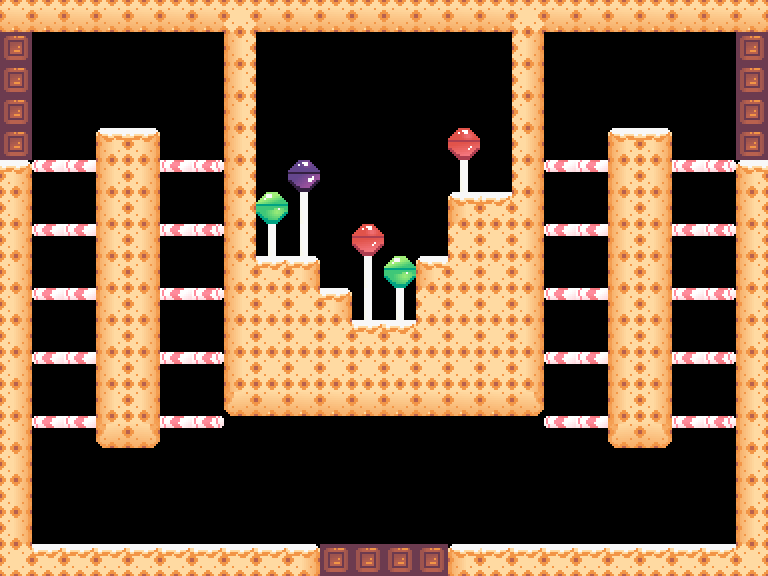

Below is a game level as drawn by its tile map, then a one-line description and the .tmx file that defines it, in full:
An orthogonal 24x18 tile map with 32x32 px tiles, 6 tile layers (decor, blocks, platforms, rightDoor, ...) and 20 objects (8x saw, 8x red, playerSpawn, playerSpawnLeft, playerSpawnRight, ...).

<map version="1.5" tiledversion="1.6.0" orientation="orthogonal" renderorder="right-down" width="24" height="18" tilewidth="32" tileheight="32" infinite="0" nextlayerid="9" nextobjectid="23">
 <editorsettings>
  <export target="candyRightDownLeftHard.json" format="json" />
 </editorsettings>
 <tileset firstgid="1" name="candyTileset" tilewidth="32" tileheight="32" tilecount="196" columns="14">
  <image source="candyTileset.png" width="448" height="448" />
  <tile id="0">
   <properties>
    <property name="collides" type="bool" value="true" />
   </properties>
  </tile>
  <tile id="1">
   <properties>
    <property name="collides" type="bool" value="true" />
   </properties>
  </tile>
  <tile id="2">
   <properties>
    <property name="collides" type="bool" value="true" />
   </properties>
  </tile>
  <tile id="3">
   <properties>
    <property name="collides" type="bool" value="true" />
   </properties>
  </tile>
  <tile id="4">
   <properties>
    <property name="collides" type="bool" value="false" />
   </properties>
  </tile>
  <tile id="5">
   <properties>
    <property name="collides" type="bool" value="false" />
   </properties>
  </tile>
  <tile id="6">
   <properties>
    <property name="collides" type="bool" value="false" />
   </properties>
  </tile>
  <tile id="7">
   <properties>
    <property name="collides" type="bool" value="false" />
   </properties>
  </tile>
  <tile id="14">
   <properties>
    <property name="collides" type="bool" value="true" />
   </properties>
  </tile>
  <tile id="15">
   <properties>
    <property name="collides" type="bool" value="true" />
   </properties>
  </tile>
  <tile id="16">
   <properties>
    <property name="collides" type="bool" value="true" />
   </properties>
  </tile>
  <tile id="17">
   <properties>
    <property name="collides" type="bool" value="true" />
   </properties>
  </tile>
  <tile id="18">
   <properties>
    <property name="collides" type="bool" value="false" />
   </properties>
  </tile>
  <tile id="19">
   <properties>
    <property name="collides" type="bool" value="false" />
   </properties>
  </tile>
  <tile id="20">
   <properties>
    <property name="collides" type="bool" value="false" />
   </properties>
  </tile>
  <tile id="21">
   <properties>
    <property name="collides" type="bool" value="false" />
   </properties>
  </tile>
  <tile id="28">
   <properties>
    <property name="collides" type="bool" value="true" />
   </properties>
  </tile>
  <tile id="29">
   <properties>
    <property name="collides" type="bool" value="true" />
   </properties>
  </tile>
  <tile id="30">
   <properties>
    <property name="collides" type="bool" value="true" />
   </properties>
  </tile>
  <tile id="31">
   <properties>
    <property name="collides" type="bool" value="true" />
   </properties>
  </tile>
  <tile id="32">
   <properties>
    <property name="collides" type="bool" value="false" />
   </properties>
  </tile>
  <tile id="42">
   <properties>
    <property name="collides" type="bool" value="true" />
   </properties>
  </tile>
  <tile id="43">
   <properties>
    <property name="collides" type="bool" value="true" />
   </properties>
  </tile>
  <tile id="44">
   <properties>
    <property name="collides" type="bool" value="true" />
   </properties>
  </tile>
  <tile id="45">
   <properties>
    <property name="collides" type="bool" value="true" />
   </properties>
  </tile>
  <tile id="46">
   <properties>
    <property name="collides" type="bool" value="false" />
   </properties>
  </tile>
  <tile id="48">
   <properties>
    <property name="collides" type="bool" value="false" />
   </properties>
  </tile>
  <tile id="49">
   <properties>
    <property name="collides" type="bool" value="false" />
   </properties>
  </tile>
  <tile id="56">
   <properties>
    <property name="collides" type="bool" value="true" />
   </properties>
  </tile>
  <tile id="57">
   <properties>
    <property name="collides" type="bool" value="true" />
   </properties>
  </tile>
  <tile id="58">
   <properties>
    <property name="collides" type="bool" value="true" />
   </properties>
  </tile>
  <tile id="59">
   <properties>
    <property name="collides" type="bool" value="false" />
   </properties>
  </tile>
  <tile id="60">
   <properties>
    <property name="collides" type="bool" value="false" />
   </properties>
  </tile>
  <tile id="61">
   <properties>
    <property name="collides" type="bool" value="false" />
   </properties>
  </tile>
  <tile id="62">
   <properties>
    <property name="collides" type="bool" value="false" />
   </properties>
  </tile>
  <tile id="63">
   <properties>
    <property name="collides" type="bool" value="false" />
   </properties>
  </tile>
  <tile id="70">
   <properties>
    <property name="collides" type="bool" value="false" />
   </properties>
  </tile>
  <tile id="71">
   <properties>
    <property name="collides" type="bool" value="false" />
   </properties>
  </tile>
  <tile id="72">
   <properties>
    <property name="collides" type="bool" value="false" />
   </properties>
  </tile>
  <tile id="73">
   <properties>
    <property name="collides" type="bool" value="false" />
   </properties>
  </tile>
  <tile id="74">
   <properties>
    <property name="collides" type="bool" value="true" />
   </properties>
  </tile>
  <tile id="75">
   <properties>
    <property name="collides" type="bool" value="true" />
   </properties>
  </tile>
  <tile id="76">
   <properties>
    <property name="collides" type="bool" value="false" />
   </properties>
  </tile>
  <tile id="77">
   <properties>
    <property name="collides" type="bool" value="false" />
   </properties>
  </tile>
  <tile id="84">
   <properties>
    <property name="collides" type="bool" value="false" />
   </properties>
  </tile>
  <tile id="85">
   <properties>
    <property name="collides" type="bool" value="false" />
   </properties>
  </tile>
  <tile id="86">
   <properties>
    <property name="collides" type="bool" value="false" />
   </properties>
  </tile>
  <tile id="87">
   <properties>
    <property name="collides" type="bool" value="false" />
   </properties>
  </tile>
  <tile id="88">
   <properties>
    <property name="collides" type="bool" value="true" />
   </properties>
  </tile>
  <tile id="89">
   <properties>
    <property name="collides" type="bool" value="true" />
   </properties>
  </tile>
  <tile id="90">
   <properties>
    <property name="collides" type="bool" value="false" />
   </properties>
  </tile>
  <tile id="91">
   <properties>
    <property name="collides" type="bool" value="false" />
   </properties>
  </tile>
 </tileset>
 <layer id="3" name="decor" width="24" height="18">
  <properties>
   <property name="collides" type="bool" value="false" />
  </properties>
  <data encoding="csv">
0,0,0,0,0,0,0,0,0,0,0,0,0,0,0,0,0,0,0,0,0,0,0,0,
0,0,0,0,0,0,0,0,0,0,0,0,0,0,0,0,0,0,0,0,0,0,0,0,
0,0,0,0,0,0,0,0,0,0,0,0,0,0,0,0,0,0,0,0,0,0,0,0,
0,0,0,0,0,0,0,0,0,0,0,0,0,0,0,0,0,0,0,0,0,0,0,0,
0,0,0,0,0,0,0,0,0,0,0,0,0,0,36,0,0,0,0,0,0,0,0,0,
0,0,0,0,0,0,0,0,0,35,0,0,0,0,48,0,0,0,0,0,0,0,0,0,
0,0,0,0,0,0,0,0,34,48,0,0,0,0,0,0,0,0,0,0,0,0,0,0,
0,0,0,0,0,0,0,0,48,48,0,36,0,0,0,0,0,0,0,0,0,0,0,0,
0,0,0,0,0,0,0,0,0,0,0,48,34,0,0,0,0,0,0,0,0,0,0,0,
0,0,0,0,0,0,0,0,0,0,0,48,48,0,0,0,0,0,0,0,0,0,0,0,
0,0,0,0,0,0,0,0,0,0,0,0,0,0,0,0,0,0,0,0,0,0,0,0,
0,0,0,0,0,0,0,0,0,0,0,0,0,0,0,0,0,0,0,0,0,0,0,0,
0,0,0,0,0,0,0,0,0,0,0,0,0,0,0,0,0,0,0,0,0,0,0,0,
0,0,0,0,0,0,0,0,0,0,0,0,0,0,0,0,0,0,0,0,0,0,0,0,
0,0,0,0,0,0,0,0,0,0,0,0,0,0,0,0,0,0,0,0,0,0,0,0,
0,0,0,0,0,0,0,0,0,0,0,0,0,0,0,0,0,0,0,0,0,0,0,0,
0,0,0,0,0,0,0,0,0,0,0,0,0,0,0,0,0,0,0,0,0,0,0,0,
0,0,0,0,0,0,0,0,0,0,0,0,0,0,0,0,0,0,0,0,0,0,0,0
</data>
 </layer>
 <layer id="1" name="blocks" width="24" height="18">
  <properties>
   <property name="collides" type="bool" value="true" />
  </properties>
  <data encoding="csv">
30,30,30,30,30,30,30,16,30,30,30,30,30,30,30,30,16,30,30,30,30,30,30,30,
0,0,0,0,0,0,0,15,0,0,0,0,0,0,0,0,17,0,0,0,0,0,0,0,
0,0,0,0,0,0,0,15,0,0,0,0,0,0,0,0,17,0,0,0,0,0,0,0,
0,0,0,0,0,0,0,15,0,0,0,0,0,0,0,0,17,0,0,0,0,0,0,0,
0,0,0,1,3,0,0,15,0,0,0,0,0,0,0,0,17,0,0,1,3,0,0,0,
3,0,0,15,17,0,0,15,0,0,0,0,0,0,0,0,17,0,0,15,17,0,0,1,
17,0,0,15,17,0,0,15,0,0,0,0,0,0,1,2,17,0,0,15,17,0,0,15,
17,0,0,15,17,0,0,15,0,0,0,0,0,0,16,16,17,0,0,15,17,0,0,15,
17,0,0,15,17,0,0,15,2,3,0,0,0,1,16,16,17,0,0,15,17,0,0,15,
17,0,0,15,17,0,0,15,16,16,3,0,0,16,16,16,17,0,0,15,17,0,0,15,
17,0,0,15,17,0,0,15,16,16,16,2,2,16,16,16,17,0,0,15,17,0,0,15,
17,0,0,15,17,0,0,15,16,16,16,16,16,16,16,16,17,0,0,15,17,0,0,15,
17,0,0,15,17,0,0,29,30,30,30,30,30,30,30,30,31,0,0,15,17,0,0,15,
17,0,0,29,31,0,0,0,0,0,0,0,0,0,0,0,0,0,0,29,31,0,0,15,
17,0,0,0,0,0,0,0,0,0,0,0,0,0,0,0,0,0,0,0,0,0,0,15,
17,0,0,0,0,0,0,0,0,0,0,0,0,0,0,0,0,0,0,0,0,0,0,15,
17,0,0,0,0,0,0,0,0,0,0,0,0,0,0,0,0,0,0,0,0,0,0,15,
16,2,2,2,2,2,2,2,2,3,0,0,0,0,1,2,2,2,2,2,2,2,2,16
</data>
 </layer>
 <layer id="2" name="platforms" width="24" height="18">
  <properties>
   <property name="collides" type="bool" value="true" />
  </properties>
  <data encoding="csv">
0,0,0,0,0,0,0,0,0,0,0,0,0,0,0,0,0,0,0,0,0,0,0,0,
0,0,0,0,0,0,0,0,0,0,0,0,0,0,0,0,0,0,0,0,0,0,0,0,
0,0,0,0,0,0,0,0,0,0,0,0,0,0,0,0,0,0,0,0,0,0,0,0,
0,0,0,0,0,0,0,0,0,0,0,0,0,0,0,0,0,0,0,0,0,0,0,0,
0,0,0,0,0,0,0,0,0,0,0,0,0,0,0,0,0,0,0,0,0,0,0,0,
0,57,58,0,0,58,59,0,0,0,0,0,0,0,0,0,0,57,58,0,0,58,59,0,
0,0,0,0,0,0,0,0,0,0,0,0,0,0,0,0,0,0,0,0,0,0,0,0,
0,57,58,0,0,58,59,0,0,0,0,0,0,0,0,0,0,57,58,0,0,58,59,0,
0,0,0,0,0,0,0,0,0,0,0,0,0,0,0,0,0,0,0,0,0,0,0,0,
0,57,58,0,0,58,59,0,0,0,0,0,0,0,0,0,0,57,58,0,0,58,59,0,
0,0,0,0,0,0,0,0,0,0,0,0,0,0,0,0,0,0,0,0,0,0,0,0,
0,57,58,0,0,58,59,0,0,0,0,0,0,0,0,0,0,57,58,0,0,58,59,0,
0,0,0,0,0,0,0,0,0,0,0,0,0,0,0,0,0,0,0,0,0,0,0,0,
0,57,58,0,0,58,59,0,0,0,0,0,0,0,0,0,0,57,58,0,0,58,59,0,
0,0,0,0,0,0,0,0,0,0,0,0,0,0,0,0,0,0,0,0,0,0,0,0,
0,0,0,0,0,0,0,0,0,0,0,0,0,0,0,0,0,0,0,0,0,0,0,0,
0,0,0,0,0,0,0,0,0,0,0,0,0,0,0,0,0,0,0,0,0,0,0,0,
0,0,0,0,0,0,0,0,0,0,57,58,58,59,0,0,0,0,0,0,0,0,0,0
</data>
 </layer>
 <layer id="5" name="rightDoor" width="24" height="18">
  <properties>
   <property name="collides" type="bool" value="true" />
  </properties>
  <data encoding="csv">
0,0,0,0,0,0,0,0,0,0,0,0,0,0,0,0,0,0,0,0,0,0,0,0,
0,0,0,0,0,0,0,0,0,0,0,0,0,0,0,0,0,0,0,0,0,0,0,75,
0,0,0,0,0,0,0,0,0,0,0,0,0,0,0,0,0,0,0,0,0,0,0,75,
0,0,0,0,0,0,0,0,0,0,0,0,0,0,0,0,0,0,0,0,0,0,0,75,
0,0,0,0,0,0,0,0,0,0,0,0,0,0,0,0,0,0,0,0,0,0,0,75,
0,0,0,0,0,0,0,0,0,0,0,0,0,0,0,0,0,0,0,0,0,0,0,0,
0,0,0,0,0,0,0,0,0,0,0,0,0,0,0,0,0,0,0,0,0,0,0,0,
0,0,0,0,0,0,0,0,0,0,0,0,0,0,0,0,0,0,0,0,0,0,0,0,
0,0,0,0,0,0,0,0,0,0,0,0,0,0,0,0,0,0,0,0,0,0,0,0,
0,0,0,0,0,0,0,0,0,0,0,0,0,0,0,0,0,0,0,0,0,0,0,0,
0,0,0,0,0,0,0,0,0,0,0,0,0,0,0,0,0,0,0,0,0,0,0,0,
0,0,0,0,0,0,0,0,0,0,0,0,0,0,0,0,0,0,0,0,0,0,0,0,
0,0,0,0,0,0,0,0,0,0,0,0,0,0,0,0,0,0,0,0,0,0,0,0,
0,0,0,0,0,0,0,0,0,0,0,0,0,0,0,0,0,0,0,0,0,0,0,0,
0,0,0,0,0,0,0,0,0,0,0,0,0,0,0,0,0,0,0,0,0,0,0,0,
0,0,0,0,0,0,0,0,0,0,0,0,0,0,0,0,0,0,0,0,0,0,0,0,
0,0,0,0,0,0,0,0,0,0,0,0,0,0,0,0,0,0,0,0,0,0,0,0,
0,0,0,0,0,0,0,0,0,0,0,0,0,0,0,0,0,0,0,0,0,0,0,0
</data>
 </layer>
 <layer id="6" name="downDoor" width="24" height="18">
  <properties>
   <property name="collides" type="bool" value="true" />
  </properties>
  <data encoding="csv">
0,0,0,0,0,0,0,0,0,0,0,0,0,0,0,0,0,0,0,0,0,0,0,0,
0,0,0,0,0,0,0,0,0,0,0,0,0,0,0,0,0,0,0,0,0,0,0,0,
0,0,0,0,0,0,0,0,0,0,0,0,0,0,0,0,0,0,0,0,0,0,0,0,
0,0,0,0,0,0,0,0,0,0,0,0,0,0,0,0,0,0,0,0,0,0,0,0,
0,0,0,0,0,0,0,0,0,0,0,0,0,0,0,0,0,0,0,0,0,0,0,0,
0,0,0,0,0,0,0,0,0,0,0,0,0,0,0,0,0,0,0,0,0,0,0,0,
0,0,0,0,0,0,0,0,0,0,0,0,0,0,0,0,0,0,0,0,0,0,0,0,
0,0,0,0,0,0,0,0,0,0,0,0,0,0,0,0,0,0,0,0,0,0,0,0,
0,0,0,0,0,0,0,0,0,0,0,0,0,0,0,0,0,0,0,0,0,0,0,0,
0,0,0,0,0,0,0,0,0,0,0,0,0,0,0,0,0,0,0,0,0,0,0,0,
0,0,0,0,0,0,0,0,0,0,0,0,0,0,0,0,0,0,0,0,0,0,0,0,
0,0,0,0,0,0,0,0,0,0,0,0,0,0,0,0,0,0,0,0,0,0,0,0,
0,0,0,0,0,0,0,0,0,0,0,0,0,0,0,0,0,0,0,0,0,0,0,0,
0,0,0,0,0,0,0,0,0,0,0,0,0,0,0,0,0,0,0,0,0,0,0,0,
0,0,0,0,0,0,0,0,0,0,0,0,0,0,0,0,0,0,0,0,0,0,0,0,
0,0,0,0,0,0,0,0,0,0,0,0,0,0,0,0,0,0,0,0,0,0,0,0,
0,0,0,0,0,0,0,0,0,0,0,0,0,0,0,0,0,0,0,0,0,0,0,0,
0,0,0,0,0,0,0,0,0,0,75,75,75,75,0,0,0,0,0,0,0,0,0,0
</data>
 </layer>
 <layer id="7" name="leftDoor" width="24" height="18">
  <properties>
   <property name="collides" type="bool" value="true" />
  </properties>
  <data encoding="csv">
0,0,0,0,0,0,0,0,0,0,0,0,0,0,0,0,0,0,0,0,0,0,0,0,
75,0,0,0,0,0,0,0,0,0,0,0,0,0,0,0,0,0,0,0,0,0,0,0,
75,0,0,0,0,0,0,0,0,0,0,0,0,0,0,0,0,0,0,0,0,0,0,0,
75,0,0,0,0,0,0,0,0,0,0,0,0,0,0,0,0,0,0,0,0,0,0,0,
75,0,0,0,0,0,0,0,0,0,0,0,0,0,0,0,0,0,0,0,0,0,0,0,
0,0,0,0,0,0,0,0,0,0,0,0,0,0,0,0,0,0,0,0,0,0,0,0,
0,0,0,0,0,0,0,0,0,0,0,0,0,0,0,0,0,0,0,0,0,0,0,0,
0,0,0,0,0,0,0,0,0,0,0,0,0,0,0,0,0,0,0,0,0,0,0,0,
0,0,0,0,0,0,0,0,0,0,0,0,0,0,0,0,0,0,0,0,0,0,0,0,
0,0,0,0,0,0,0,0,0,0,0,0,0,0,0,0,0,0,0,0,0,0,0,0,
0,0,0,0,0,0,0,0,0,0,0,0,0,0,0,0,0,0,0,0,0,0,0,0,
0,0,0,0,0,0,0,0,0,0,0,0,0,0,0,0,0,0,0,0,0,0,0,0,
0,0,0,0,0,0,0,0,0,0,0,0,0,0,0,0,0,0,0,0,0,0,0,0,
0,0,0,0,0,0,0,0,0,0,0,0,0,0,0,0,0,0,0,0,0,0,0,0,
0,0,0,0,0,0,0,0,0,0,0,0,0,0,0,0,0,0,0,0,0,0,0,0,
0,0,0,0,0,0,0,0,0,0,0,0,0,0,0,0,0,0,0,0,0,0,0,0,
0,0,0,0,0,0,0,0,0,0,0,0,0,0,0,0,0,0,0,0,0,0,0,0,
0,0,0,0,0,0,0,0,0,0,0,0,0,0,0,0,0,0,0,0,0,0,0,0
</data>
 </layer>
 <objectgroup id="4" name="enemySpawns">
  <object id="2" name="saw" x="48" y="208">
   <polyline points="0,0 160,0" />
  </object>
  <object id="3" name="saw" x="208" y="272">
   <polyline points="0,0 -160,0" />
  </object>
  <object id="4" name="saw" x="48" y="336">
   <polyline points="0,0 160,0" />
  </object>
  <object id="5" name="saw" x="208" y="400">
   <polyline points="0,0 -160,0" />
  </object>
  <object id="6" name="saw" x="560" y="400">
   <polyline points="0,0 160,0" />
  </object>
  <object id="7" name="saw" x="720" y="336">
   <polyline points="0,0 -160,0" />
  </object>
  <object id="8" name="saw" x="560" y="272">
   <polyline points="0,0 160,0" />
  </object>
  <object id="9" name="saw" x="720" y="208">
   <polyline points="0,0 -160,0" />
  </object>
  <object id="10" name="red" x="192" y="192">
   <polyline points="0,0 -32,0" />
  </object>
  <object id="11" name="red" x="32" y="256">
   <polyline points="0,0 32,0" />
  </object>
  <object id="12" name="red" x="160" y="320">
   <polyline points="0,0 32,0" />
  </object>
  <object id="13" name="red" x="64" y="384">
   <polyline points="0,0 -32,0" />
  </object>
  <object id="14" name="red" x="544" y="192">
   <polyline points="0,0 32,0" />
  </object>
  <object id="15" name="red" x="704" y="256">
   <polyline points="0,0 -32,0" />
  </object>
  <object id="16" name="red" x="576" y="320">
   <polyline points="0,0 -32,0" />
  </object>
  <object id="17" name="red" x="672" y="384">
   <polyline points="0,0 32,0" />
  </object>
 </objectgroup>
 <objectgroup id="8" name="playerSpawns">
  <object id="18" name="playerSpawn" x="128" y="512">
   <point />
  </object>
  <object id="19" name="playerSpawnLeft" x="0" y="128">
   <point />
  </object>
  <object id="20" name="playerSpawnRight" x="736" y="128">
   <point />
  </object>
  <object id="22" name="playerSpawnDown" x="352" y="544">
   <point />
  </object>
 </objectgroup>
</map>
